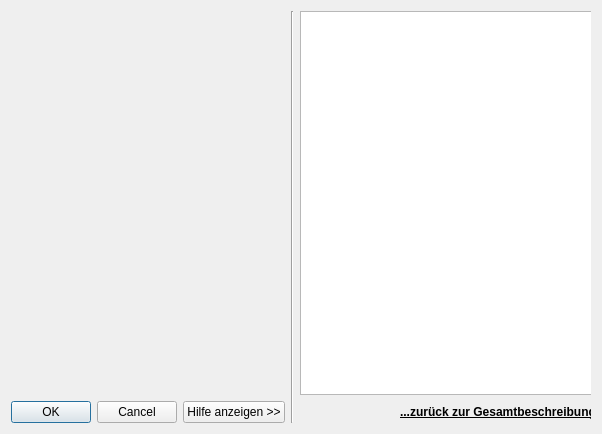
<?xml version="1.0" encoding="UTF-8"?>
<ui version="4.0">
 <class>ParameterDialog</class>
 <widget class="QDialog" name="ParameterDialog">
  <property name="geometry">
   <rect>
    <x>0</x>
    <y>0</y>
    <width>508</width>
    <height>434</height>
   </rect>
  </property>
  <property name="windowTitle">
   <string>Parameter einstellen</string>
  </property>
  <layout class="QHBoxLayout" name="horizontalLayout_2">
   <item>
    <widget class="QWidget" name="widget" native="true">
     <property name="sizePolicy">
      <sizepolicy hsizetype="Fixed" vsizetype="Preferred">
       <horstretch>0</horstretch>
       <verstretch>0</verstretch>
      </sizepolicy>
     </property>
     <layout class="QVBoxLayout" name="verticalLayout_3">
      <property name="leftMargin">
       <number>0</number>
      </property>
      <property name="topMargin">
       <number>0</number>
      </property>
      <property name="rightMargin">
       <number>0</number>
      </property>
      <property name="bottomMargin">
       <number>0</number>
      </property>
      <item>
       <layout class="QVBoxLayout" name="base_layout"/>
      </item>
      <item>
       <spacer name="verticalSpacer">
        <property name="orientation">
         <enum>Qt::Vertical</enum>
        </property>
        <property name="sizeHint" stdset="0">
         <size>
          <width>20</width>
          <height>40</height>
         </size>
        </property>
       </spacer>
      </item>
      <item>
       <layout class="QHBoxLayout" name="horizontalLayout_3">
        <property name="topMargin">
         <number>10</number>
        </property>
        <item>
         <widget class="QDialogButtonBox" name="button_box">
          <property name="orientation">
           <enum>Qt::Horizontal</enum>
          </property>
          <property name="standardButtons">
           <set>QDialogButtonBox::Cancel|QDialogButtonBox::Ok</set>
          </property>
         </widget>
        </item>
        <item>
         <widget class="QPushButton" name="details_button">
          <property name="text">
           <string>Hilfe anzeigen &gt;&gt;</string>
          </property>
          <property name="checkable">
           <bool>true</bool>
          </property>
         </widget>
        </item>
       </layout>
      </item>
     </layout>
    </widget>
   </item>
   <item>
    <widget class="QWidget" name="help_widget" native="true">
     <property name="minimumSize">
      <size>
       <width>300</width>
       <height>0</height>
      </size>
     </property>
     <layout class="QHBoxLayout" name="horizontalLayout_4">
      <property name="leftMargin">
       <number>0</number>
      </property>
      <property name="topMargin">
       <number>0</number>
      </property>
      <property name="rightMargin">
       <number>0</number>
      </property>
      <property name="bottomMargin">
       <number>0</number>
      </property>
      <item>
       <widget class="Line" name="line">
        <property name="orientation">
         <enum>Qt::Vertical</enum>
        </property>
       </widget>
      </item>
      <item>
       <widget class="QScrollArea" name="scrollArea">
        <property name="minimumSize">
         <size>
          <width>300</width>
          <height>200</height>
         </size>
        </property>
        <property name="frameShape">
         <enum>QFrame::NoFrame</enum>
        </property>
        <property name="lineWidth">
         <number>0</number>
        </property>
        <property name="widgetResizable">
         <bool>true</bool>
        </property>
        <widget class="QWidget" name="scrollAreaWidgetContents">
         <property name="geometry">
          <rect>
           <x>0</x>
           <y>0</y>
           <width>300</width>
           <height>422</height>
          </rect>
         </property>
         <layout class="QVBoxLayout" name="verticalLayout_2">
          <property name="leftMargin">
           <number>0</number>
          </property>
          <property name="topMargin">
           <number>0</number>
          </property>
          <property name="rightMargin">
           <number>0</number>
          </property>
          <property name="bottomMargin">
           <number>0</number>
          </property>
          <item>
           <widget class="QTextEdit" name="help_text_edit">
            <property name="lineWrapMode">
             <enum>QTextEdit::WidgetWidth</enum>
            </property>
            <property name="readOnly">
             <bool>true</bool>
            </property>
           </widget>
          </item>
          <item>
           <layout class="QHBoxLayout" name="horizontalLayout">
            <item>
             <spacer name="horizontalSpacer">
              <property name="orientation">
               <enum>Qt::Horizontal</enum>
              </property>
              <property name="sizeHint" stdset="0">
               <size>
                <width>40</width>
                <height>20</height>
               </size>
              </property>
             </spacer>
            </item>
            <item>
             <widget class="QPushButton" name="back_button">
              <property name="font">
               <font>
                <weight>75</weight>
                <bold>true</bold>
                <underline>true</underline>
               </font>
              </property>
              <property name="focusPolicy">
               <enum>Qt::NoFocus</enum>
              </property>
              <property name="text">
               <string>...zurück zur Gesamtbeschreibung</string>
              </property>
              <property name="checkable">
               <bool>false</bool>
              </property>
              <property name="autoExclusive">
               <bool>false</bool>
              </property>
              <property name="flat">
               <bool>true</bool>
              </property>
             </widget>
            </item>
           </layout>
          </item>
         </layout>
        </widget>
       </widget>
      </item>
     </layout>
    </widget>
   </item>
  </layout>
 </widget>
 <resources/>
 <connections>
  <connection>
   <sender>button_box</sender>
   <signal>accepted()</signal>
   <receiver>ParameterDialog</receiver>
   <slot>accept()</slot>
   <hints>
    <hint type="sourcelabel">
     <x>121</x>
     <y>411</y>
    </hint>
    <hint type="destinationlabel">
     <x>157</x>
     <y>264</y>
    </hint>
   </hints>
  </connection>
  <connection>
   <sender>button_box</sender>
   <signal>rejected()</signal>
   <receiver>ParameterDialog</receiver>
   <slot>reject()</slot>
   <hints>
    <hint type="sourcelabel">
     <x>121</x>
     <y>411</y>
    </hint>
    <hint type="destinationlabel">
     <x>286</x>
     <y>264</y>
    </hint>
   </hints>
  </connection>
  <connection>
   <sender>details_button</sender>
   <signal>toggled(bool)</signal>
   <receiver>help_widget</receiver>
   <slot>setVisible(bool)</slot>
   <hints>
    <hint type="sourcelabel">
     <x>195</x>
     <y>411</y>
    </hint>
    <hint type="destinationlabel">
     <x>284</x>
     <y>408</y>
    </hint>
   </hints>
  </connection>
 </connections>
</ui>
